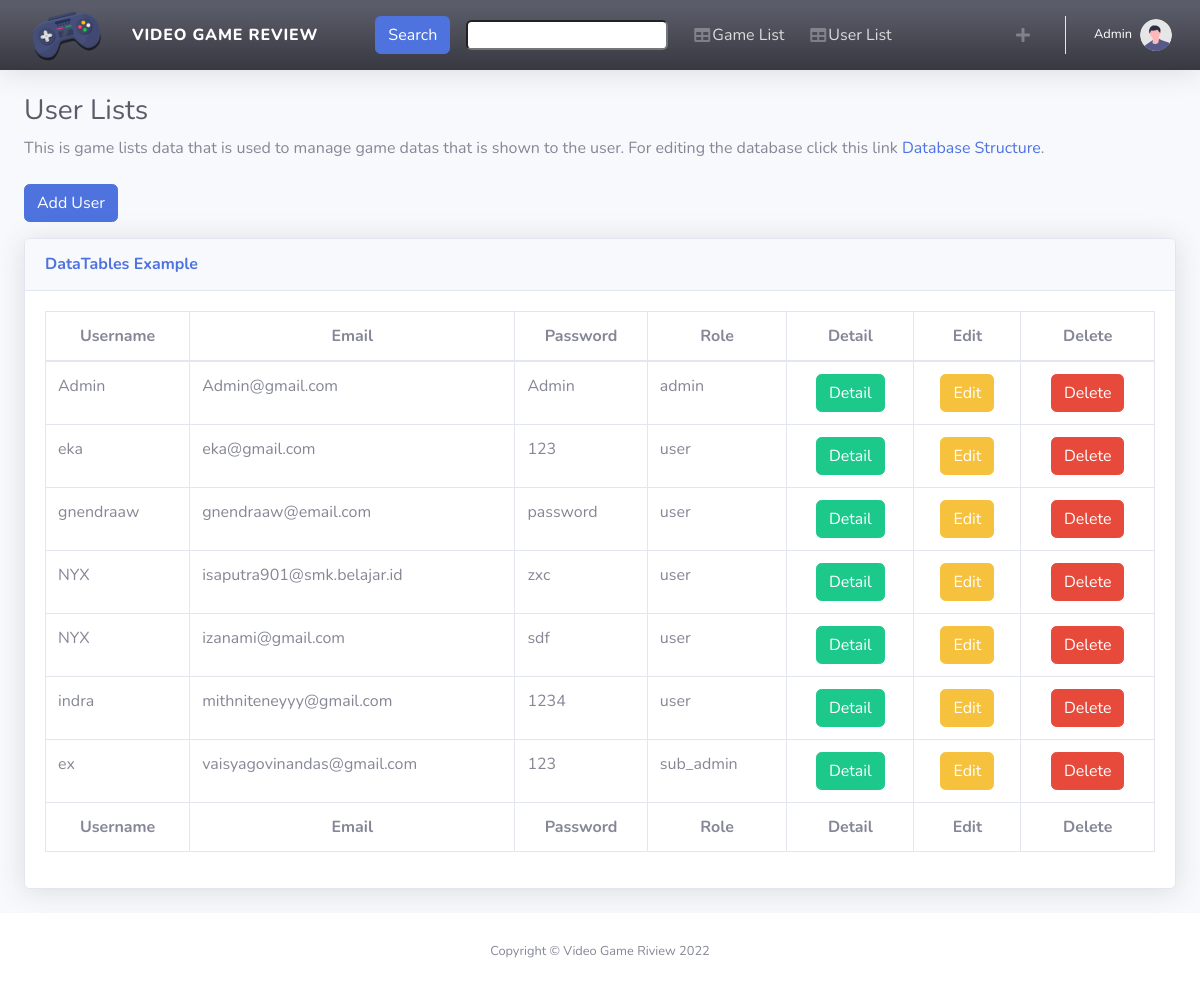
The page /userlists (signed in) on the database as committed earlier.
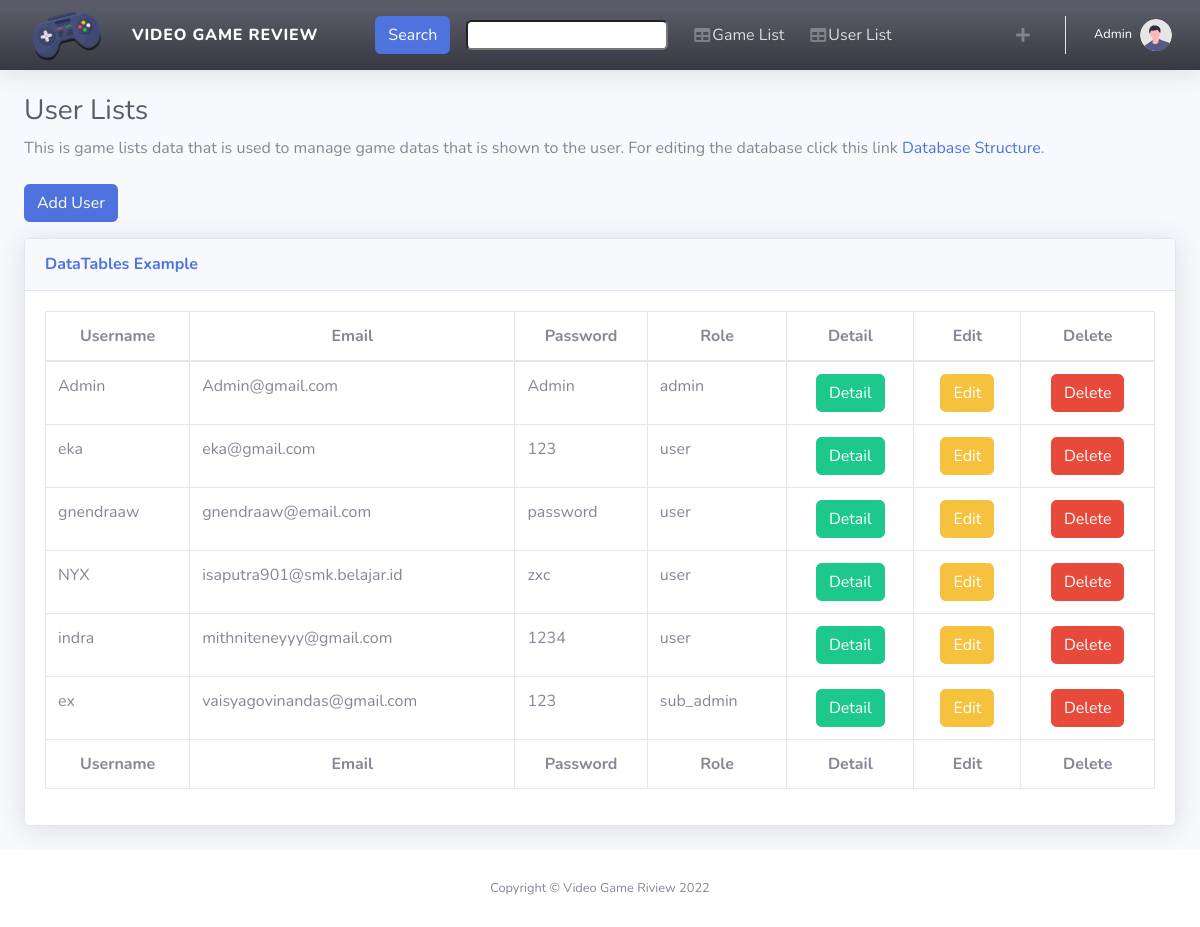
The same page on the database as committed later.
### tables this page shows
CREATE TABLE `users` (
  `Username` varchar(255) NOT NULL,
  `email` varchar(255) NOT NULL,
  `Password` varchar(255) NOT NULL,
  `role` varchar(25) NOT NULL
);

### app/core/Controller.php (called while the page is built, shortened)
<?php
class Controller {
  public function view($view, $data = []) {
    require_once "../app/views/{$view}.php";
  }
  public function model($model) {
    return new $model;
  }
}

### app/controllers/Userlists.php (called while the page is built, shortened)
<?php
class Userlists extends Controller{
    public function index(){
        if(isset($_SESSION["user"])) {
            $data['name'] = $_SESSION['user']['username'];
        } else {
            header('Location: '.BASE_URL);
        }
        $data["title"] = "User List";
        $data["user-db"] = $this->model("Users_model")->getAll();
        $this->view("template/header", $data);
        $this->view("userlists/index", $data);
        $this->view("template/footer");
    }
}

### app/core/App.php (called while the page is built, shortened)
<?php
class App {
  protected $method = "index";
  protected $params = [];
  public function __construct() {
    $this->controller = new $this->controller;
    call_user_func_array([$this->controller,$this->method], $this->params);
  }
}

### public/index.php (called while the page is built, shortened)
<?php
$app = new App();

### app/core/Database.php (called while the page is built, shortened)
<?php
class Database {
  private $host = DB_HOST;
  private $user = DB_USER;
  private $pass = DB_PASS;
  private $db = DB_NAME;
  private $dbh;
  private $stmt;
  public function __construct() {
    $dsn = 'mysql:host=' . $this->host . ';dbname=' . $this->db;
    $options = [
      PDO::ATTR_PERSISTENT=> true,
      PDO::ATTR_ERRMODE => PDO::ERRMODE_EXCEPTION,
    ];
    try {
      $this->dbh = new PDO($dsn, $this->user, $this->pass, $options);
    } catch (PDOException $e) {
      die($e->getMessage());
    }
  }
  public function query($query) {
    $this->stmt = $this->dbh->prepare($query);
  }
  public function execute() {
    $this->stmt->execute();
  }
  public function resultAll() {
    $this->execute();
    return $this->stmt->fetchAll(PDO::FETCH_ASSOC);
  }
}

### app/models/Users_model.php (called while the page is built, shortened)
<?php
class Users_model
{
    private $table = "users";
    private $db;
    public function __construct()
    {
        $this->db = new Database;
    }
    public function getAll() {
        $this->db->query("SELECT * FROM {$this->table}");
        return $this->db->resultAll();
    }
}

### app/views/userlists/index.php (the view, shortened to what this page needs)
<body id="page-top">
    <div id="wrapper">
        <?php $this->view("template/navbar", $data);?>
        <div id="content-wrapper" class="d-flex flex-column">
            <div id="content">
                <div class="container-fluid col-lg-12">
                    <h1 class="h3 mb-2 text-gray-800">User Lists</h1>
                    <p class="mb-4">This is game lists data that is used to manage game datas that is shown to the user. For editing the database click this link <a target="_blank"
                            href="../../../phpmyadmin">Database Structure</a>.</p>
                    <button class="btn btn-primary mb-3 tampilModalTambah" data-toggle="modal" data-target="#formModal">Add User</button>
                    <div class='card shadow mb-4'>
                        <div class='card-header py-3'>
                            <h6 class='m-0 font-weight-bold text-primary'>DataTables Example</h6>
                        </div>
                        <div class='card-body'>
                            <div class='table-responsive'>
                                <table class='table table-bordered' id='dataTable' width='100%' cellspacing='0'>
                                    <thead>
                                        <tr class="text-center">
                                            <th>Username</th>
                                            <th>Email</th>
                                            <th>Password</th>
                                            <th>Role</th>
                                            <th>Detail</th>
                                            <th>Edit</th>
                                            <th>Delete</th>
                                        </tr>
                                    </thead>
                                    <tfoot>
                                        <tr class="text-center">
                                            <th>Username</th>
                                            <th>Email</th>
                                            <th>Password</th>
                                            <th>Role</th>
                                            <th>Detail</th>
                                            <th>Edit</th>
                                            <th>Delete</th>
                                        </tr>
                                    </tfoot>
                                    <tbody>
                                <?php foreach($data["user-db"] as $row):?>
                            <tr>
                                <td><?=$row["Username"]?></td>
                                <td><?=$row["email"]?></td>
                                <td><?=$row["Password"]?></td>
                                <td><?=$row["role"]?></td>
                                <td class="text-center"><button class="btn btn-success" onclick="window.location.href='<?= BASE_URL?>/game/<?=$row['email']?>'">Detail</button></td>
                                <td class="tampilModalUbah text-center" data-id="<?= $row['email'];?>"><a data-toggle="modal" data-target="#formModal"><button class="btn btn-warning">Edit</button></td>
                                <td class="text-center"><button onclick="window.location.href='<?=BASE_URL;?>/gamelists/delete/<?=$row['email']?>'" class="btn btn-danger">Delete</button></td>
                            </tr>
                            <?php endforeach;?>
                        </tbody>
                        </table>
                            </div>
                        </div>
                    </div>
                </div>
            </div>
            <?php $this->view("template/copyright"); ?>
        </div>
    </div>

### app/views/template/header.php (shortened to what this page needs)
<!DOCTYPE html>
<html lang="en">
<head>
    <link href="<?=BASE_URL;?>/public/vendor/fontawesome-free/css/all.min.css" rel="stylesheet" type="text/css">
    <link href="<?=BASE_URL;?>/public/css/sb-admin-2.min.css" rel="stylesheet">
    <link rel="stylesheet" href="<?=BASE_URL;?>/css/override.css">
</head>

### app/views/template/navbar.php (shortened to what this page needs)
<nav class="navbar navbar-expand navbar-light bg-gradient-dark sidebar-dark topbar static-top shadow">
    <a class="sidebar-brand d-flex align-items-center justify-content-center" href="<?=BASE_URL;?>">
        <div class="sidebar-brand-icon rotate-n-15">
            <img src="<?=BASE_URL;?>/public/img/game-controller.png" alt="game-controller-logo" width="100">
        </div>
        <div class="sidebar-brand-text mx-3">Video Game Review</div>
    </a>
    <div class="navbar-container">
    <li class="nav-item">
        <form class="nav-link" action="<?=BASE_URL;?>/dash/search" method="post">
            <button type="submit" class="mr-3 btn btn-primary">Search</button>
            <input type="text" name="search" class="w-100 rounded">
        </form>
    </li>
    </div>
    <?php if (isset($data['name']) && $_SESSION['user']['role'] != "user") { ?>
    <li class="nav-item">
        <a class="nav-link" href="<?= BASE_URL ?>/gamelists">
            <i class="fas fa-fw fa-table"></i>
            <span>Game List</span>
        </a>
    </li>
    <?php } ?>
    <?php if (isset($data['name']) && $_SESSION['user']['role'] === "admin") { ?>
    <li class="nav-item">
        <a class="nav-link" href="<?= BASE_URL ?>/userlists">
            <i class="fas fa-fw fa-table"></i>
            <span>User List</span>
        </a>
    </li>
    <?php } ?>
    <ul class="navbar-nav ml-auto">
        <?php if(!isset($data['name'])) { ?>
        <li class="nav-item dropdown no-arrow">
            <a class="nav-link dropdown-toggle" href="<?=BASE_URL;?>/login">
                <img class="img-profile rounded-circle" src="<?=BASE_URL;?>/public/img/undraw_profile.svg">
            </a>
        </li>
        <?php } else { ?>
        <li class="nav-item dropdown no-arrow mx-1">
            <a class="nav-link dropdown-toggle" href="#" id="messagesDropdown" role="button" data-toggle="dropdown" aria-haspopup="true" aria-expanded="false">
                <i class="fas fa-plus fa-fw"></i>
            </a>
        </li>
        <li class="nav-item dropdown no-arrow">
            <a class="nav-link dropdown-toggle" href="#" id="userDropdown" role="button" data-toggle="dropdown" aria-haspopup="true" aria-expanded="true">
                <span class="mr-2 d-none d-lg-inline text-white small">
                    <?= $data['name'];?>
                </span>
                <img class="img-profile rounded-circle" src="<?=BASE_URL;?>/public/img/undraw_profile.svg">
            </a>
        </li>
        <?php } ?>
    </ul>
</nav>

### app/views/template/copyright.php
<footer class="sticky-footer bg-white">
  <div class="container my-auto">
      <div class="copyright text-center my-auto">
          <span>Copyright &copy; Video Game Riview 2022</span>
      </div>
  </div>
</footer>

### app/views/template/footer.php (shortened to what this page needs)
</body>
</html>

### public/css/override.css (style rules this page uses)
#wrapper { flex-direction: column; }
.navbar { position: sticky; top: 0; z-index: 2000; }
.sidebar-brand { font-size: 1rem; font-weight: 800; text-align: center; text-transform: uppercase; letter-spacing: .05rem; }
.navbar-container { display: flex; gap: 20px; margin-left: 2.5%; }
.nav-item::marker { content: ''!important; }
.container-fluid { padding-top: 1.5rem; }

Rows that differ between the two databases and show on the page:
removed users: Username "NYX", email "izanami@gmail.com", Password "sdf", role "user"
